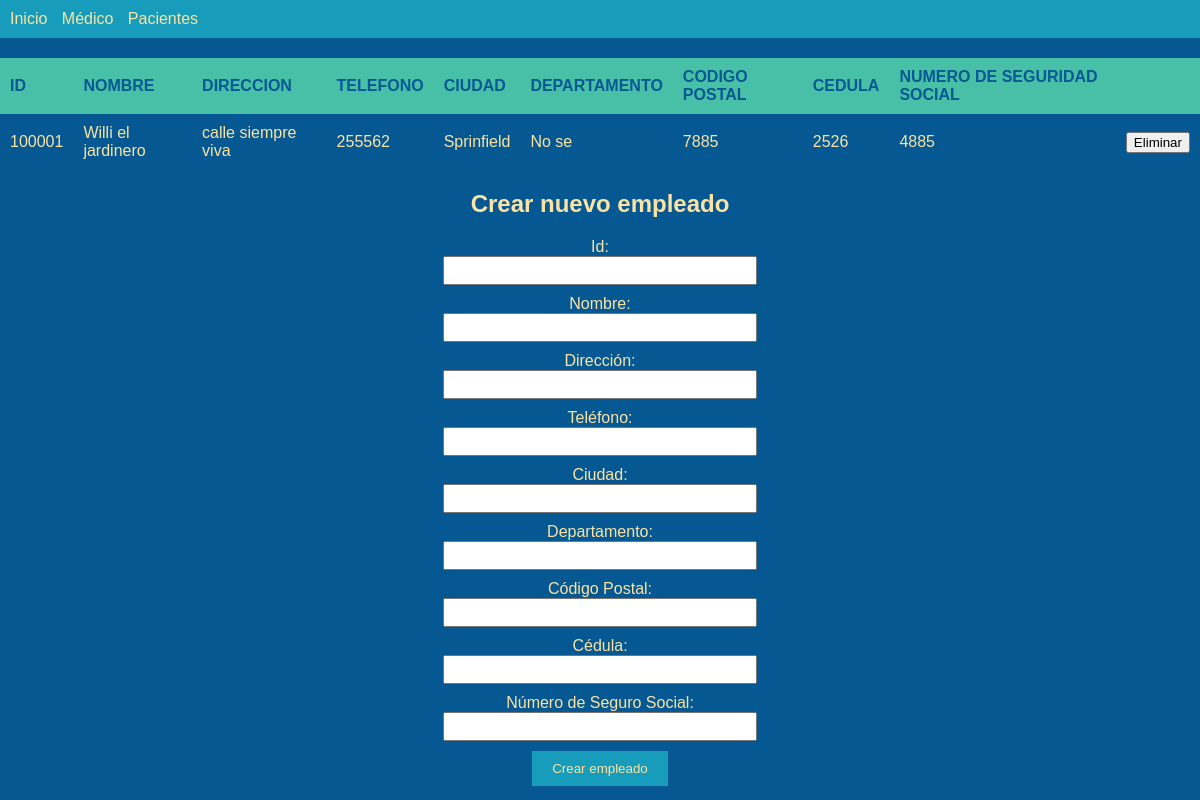
Screenshot of /php/empleado.php with the database file from the repository.
### tables this page shows
CREATE TABLE `empleados` (
  `emp_id` int(11) NOT NULL,
  `emp_nom` varchar(100) DEFAULT NULL,
  `emp_dir` varchar(50) DEFAULT NULL,
  `emp_tel` varchar(10) DEFAULT NULL,
  `emp_ciu` varchar(25) DEFAULT NULL,
  `emp_dep` varchar(25) DEFAULT NULL,
  `emp_cod_pos` varchar(10) DEFAULT NULL,
  `emp_ced` varchar(10) DEFAULT NULL,
  `emp_num_seg_soc` varchar(15) DEFAULT NULL
);

### php/empleado.php (the view, shortened to what this page needs)
<?php
require '../conexion/con_bd.php';
?>
<!DOCTYPE html>
<html lang="en">
<head>
    <link rel="stylesheet" href="../css/stilos.css">
</head>
<body>
<nav>
    <ul>
        <li><a href="index.php">Inicio</a></li>
        <li><a href="medico.php">Médico</a></li>
        <li><a href="paciente.php">Pacientes</a></li>
    </ul>
</nav>
<table>
    <div class="titulo">
        <tr>
            <th>ID</th>
            <th>NOMBRE</th>
            <th>DIRECCION</th>
            <th>TELEFONO</th>
            <th>CIUDAD</th>
            <th>DEPARTAMENTO</th>
            <th>CODIGO POSTAL</th>
            <th>CEDULA</th>
            <th>NUMERO DE SEGURIDAD SOCIAL</th>
            <th></th>
        </tr>
    </div>
    <?php
    $query = "SELECT * FROM empleados";
    $result = mysqli_query($conn, $query);
    if (mysqli_num_rows($result) > 0) {
        while ($row = mysqli_fetch_assoc($result)) {
            echo "<tr>";
            echo "<td>" . $row['emp_id'] . "</td>";
            echo "<td>" . $row['emp_nom'] . "</td>";
            echo "<td>" . $row['emp_dir'] . "</td>";
            echo "<td>" . $row['emp_tel'] . "</td>";
            echo "<td>" . $row['emp_ciu'] . "</td>";
            echo "<td>" . $row['emp_dep'] . "</td>";
            echo "<td>" . $row['emp_cod_pos'] . "</td>";
            echo "<td>" . $row['emp_ced'] . "</td>";
            echo "<td>" . $row['emp_num_seg_soc'] . "</td>";
            ?>
            <td>
                <form method="post" action="../consultas/eli_emp.php">
                    <button type="submit">Eliminar</button>
                </form>
            </td>
            <?php
            echo "</tr>";
        }
    } else {
        echo "<tr><td colspan='9'>No se encontraron empleados</td></tr>";
    }
    ?>
</table>
<center>
    <h2>Crear nuevo empleado</h2>
    <form method="post" action="../consultas/mod_emp.php">
        <label for="emp_id">Id:</label>
        <input type="text" name="emp_id" required><br>
        <label for="emp_nom">Nombre:</label>
        <input type="text" name="emp_nom" required><br>
        <label for="emp_dir">Dirección:</label>
        <input type="text" name="emp_dir" required><br>
        <label for="emp_tel">Teléfono:</label>
        <input type="text" name="emp_tel" required><br>
        <label for="emp_ciu">Ciudad:</label>
        <input type="text" name="emp_ciu" required><br>
        <label for="emp_dep">Departamento:</label>
        <input type="text" name="emp_dep" required><br>
        <label for="emp_cod_pos">Código Postal:</label>
        <input type="text" name="emp_cod_pos" required><br>
        <label for="emp_ced">Cédula:</label>
        <input type="text" name="emp_ced" required><br>
        <label for="emp_num_seg_soc">Número de Seguro Social:</label>
        <input type="text" name="emp_num_seg_soc" required><br>
        <input type="submit" name="crear" value="Crear empleado">
    </form>
</center>
</body>
</html>

### css/stilos.css (style rules this page uses)
body { background-color: #065893; color: #fbe4a3; font-family: Arial, sans-serif; margin: 0; padding: 0; }
nav { background-color: #179cbc; padding: 10px; }
nav ul { list-style-type: none; margin: 0; padding: 0; }
nav ul li { display: inline; margin-right: 10px; }
nav ul li a { color: #fbe4a3; text-decoration: none; }
table { width: 100%; border-collapse: collapse; margin-top: 20px; }
table th, table td { padding: 10px; text-align: left; }
table th { background-color: #47c0a7; color: #065893; }
h2 { margin-top: 20px; color: #fbe4a3; }
form label { display: block; margin-top: 10px; color: #fbe4a3; }
form input[type="text"], form select { width: 300px; padding: 5px; }
form input[type="submit"] { margin-top: 10px; background-color: #179cbc; color: #fbe4a3; border: none; padding: 10px 20px; cursor: pointer; }

### rows the page displays
empleados: emp_id "100001", emp_nom "Willi el jardinero", emp_dir "calle siempre viva", emp_tel "255562", emp_ciu "Sprinfield", emp_dep "No se", emp_cod_pos "7885", emp_ced "2526", emp_num_seg_soc "4885"
